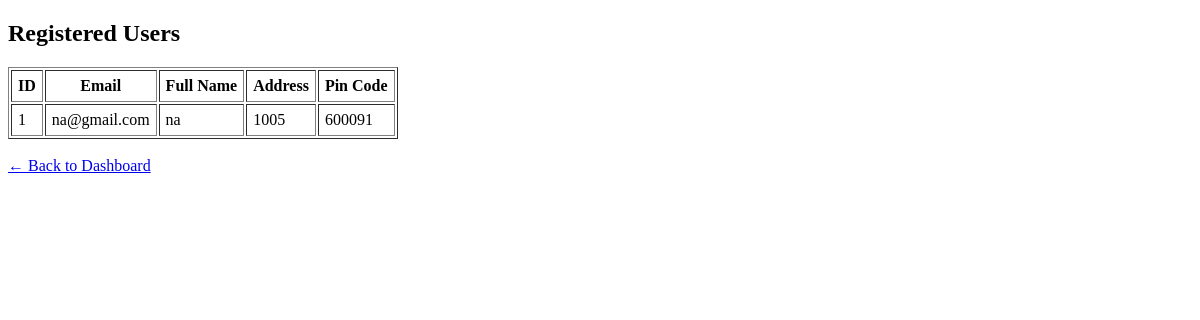
Before: /admin/users with the older database file.
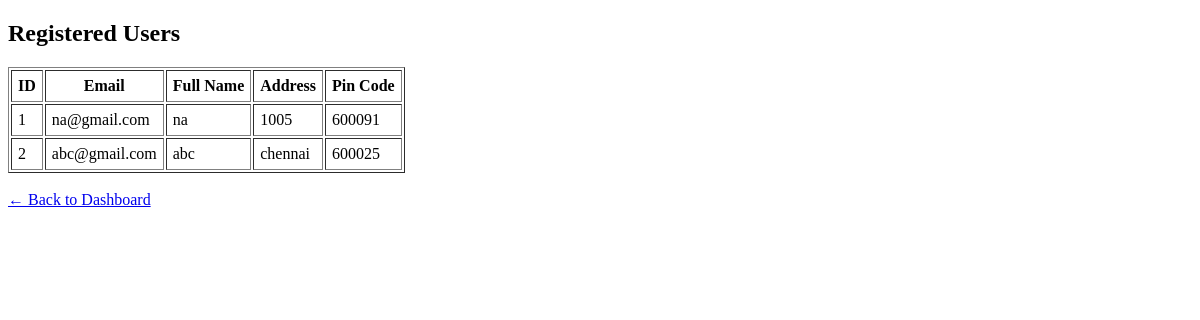
After: the same page with the newer database file.
### models/model.py (models this page shows)
class User(db.Model):
    id = db.Column(db.Integer, primary_key=True)
    username = db.Column(db.String(80), unique=True, nullable=False)
    password = db.Column(db.String(200), nullable=False)
    email = db.Column(db.String(120), unique=True, nullable=False)
    address = db.Column(db.String(200))
    pin_code = db.Column(db.String(10))
    reservations = db.relationship('Reservation', backref='user', lazy=True)

### controllers/admin_routes.py (the view)
    @app.route("/admin/users")
    def list_users():
        users = User.query.all()
        return render_template("user_list.html", users=users)

### templates/user_list.html
<!DOCTYPE html>
<html>
<head><title>Registered Users</title></head>
<body>
    <h2>Registered Users</h2>
    <table border="1" cellpadding="6">
        <tr>
            <th>ID</th>
            <th>Email</th>
            <th>Full Name</th>
            <th>Address</th>
            <th>Pin Code</th>
        </tr>
        {% for user in users %}
        <tr>
            <td>{{ user.id }}</td>
            <td>{{ user.email }}</td>
            <td>{{ user.username }}</td>
            <td>{{ user.address }}</td>
            <td>{{ user.pin_code }}</td>
        </tr>
        {% endfor %}
    </table>
    <br><a href="/admin">← Back to Dashboard</a>
</body>
</html>

Changed rows visible on the page:
added User: id "2", email "abc@gmail.com", username "abc", address "chennai", pin_code "600025"
